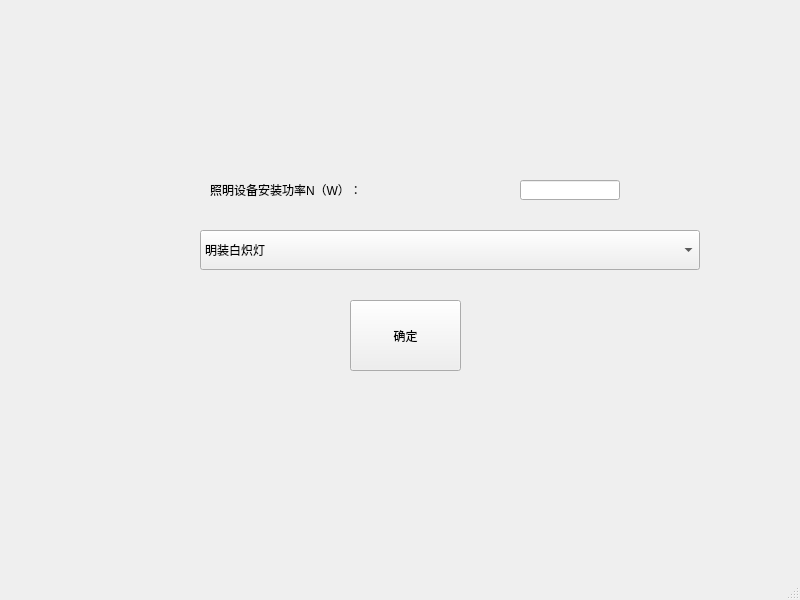
<?xml version="1.0" encoding="UTF-8"?>
<ui version="4.0">
 <class>MainWindow</class>
 <widget class="QMainWindow" name="MainWindow">
  <property name="geometry">
   <rect>
    <x>0</x>
    <y>0</y>
    <width>800</width>
    <height>600</height>
   </rect>
  </property>
  <property name="minimumSize">
   <size>
    <width>800</width>
    <height>600</height>
   </size>
  </property>
  <property name="maximumSize">
   <size>
    <width>800</width>
    <height>600</height>
   </size>
  </property>
  <property name="windowTitle">
   <string>MainWindow</string>
  </property>
  <widget class="QWidget" name="centralwidget">
   <widget class="QPushButton" name="pushButton">
    <property name="geometry">
     <rect>
      <x>350</x>
      <y>300</y>
      <width>111</width>
      <height>71</height>
     </rect>
    </property>
    <property name="text">
     <string>确定</string>
    </property>
   </widget>
   <widget class="QLabel" name="label">
    <property name="geometry">
     <rect>
      <x>210</x>
      <y>180</y>
      <width>271</width>
      <height>20</height>
     </rect>
    </property>
    <property name="styleSheet">
     <string notr="true">font: 6pt &quot;楷体&quot;;</string>
    </property>
    <property name="text">
     <string>照明设备安装功率N（W）：</string>
    </property>
   </widget>
   <widget class="QLineEdit" name="lineEdit">
    <property name="geometry">
     <rect>
      <x>520</x>
      <y>180</y>
      <width>100</width>
      <height>20</height>
     </rect>
    </property>
    <property name="minimumSize">
     <size>
      <width>100</width>
      <height>20</height>
     </size>
    </property>
    <property name="maximumSize">
     <size>
      <width>100</width>
      <height>20</height>
     </size>
    </property>
   </widget>
   <widget class="QComboBox" name="comboBox">
    <property name="geometry">
     <rect>
      <x>200</x>
      <y>230</y>
      <width>500</width>
      <height>40</height>
     </rect>
    </property>
    <property name="minimumSize">
     <size>
      <width>500</width>
      <height>40</height>
     </size>
    </property>
    <property name="maximumSize">
     <size>
      <width>500</width>
      <height>40</height>
     </size>
    </property>
    <property name="styleSheet">
     <string notr="true">font: 7pt &quot;楷体&quot;;</string>
    </property>
    <item>
     <property name="text">
      <string>明装白炽灯</string>
     </property>
    </item>
    <item>
     <property name="text">
      <string>荧光灯（整流器在空调房间内部）</string>
     </property>
    </item>
    <item>
     <property name="text">
      <string>荧光灯（整流器在吊顶内，且灯罩有小孔）</string>
     </property>
    </item>
    <item>
     <property name="text">
      <string>荧光灯（整流器在吊顶内，且灯罩无小孔）</string>
     </property>
    </item>
   </widget>
  </widget>
  <widget class="QMenuBar" name="menubar">
   <property name="geometry">
    <rect>
     <x>0</x>
     <y>0</y>
     <width>800</width>
     <height>22</height>
    </rect>
   </property>
  </widget>
  <widget class="QStatusBar" name="statusbar"/>
 </widget>
 <resources/>
 <connections/>
</ui>
